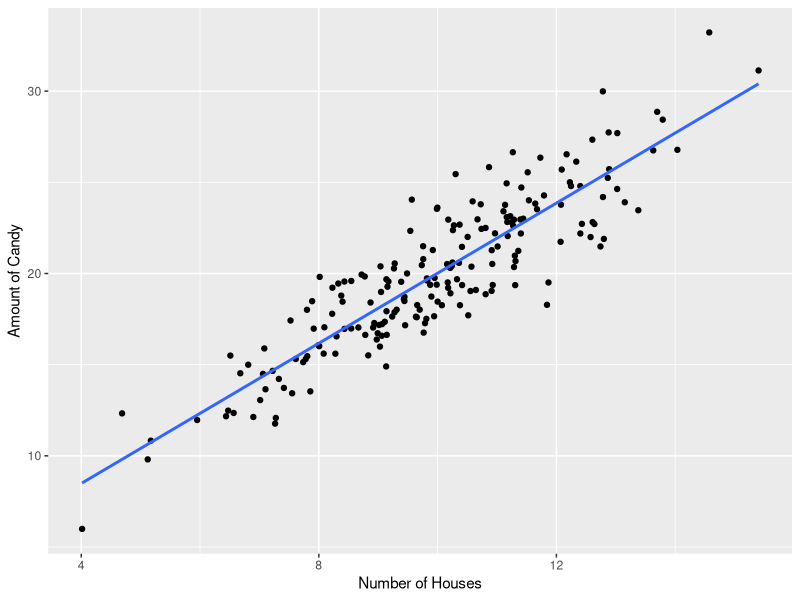

Write R code to recreate this figure.
## ---- chunk 1
knitr::opts_chunk$set(message = FALSE, warning = FALSE)
## ---- chunk 2
# for dplyr, ggplot2
library(tidyverse)
#Loading data
library(rio)


#Remove Scientific Notation 
options(scipen=999)
## ---- chunk 3
# | code-fold: true

set.seed(42)

n <- 200
x <- rnorm(n, mean = 10, sd = 2)
y <- 2 * x + rnorm(n, mean = 0, sd = 2) 
corr_data <- data.frame(x,y)

corr_data %>% 
  ggplot(aes(x,y)) + 
  geom_point() + 
  geom_smooth(method="lm", 
              se = FALSE) + 
  labs(
    x = "Number of Houses", 
    y = "Amount of Candy"
  )


